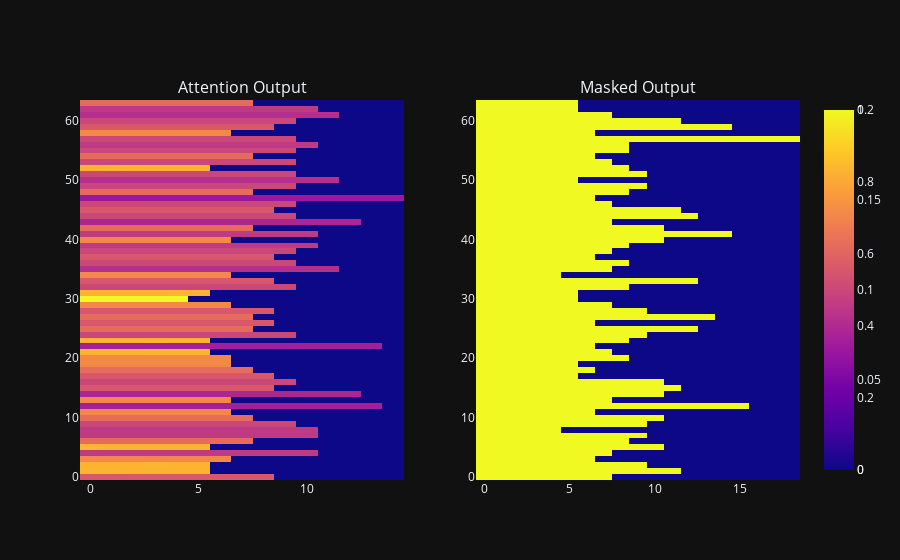

Notebook cell for this chart:
### Code cell
fig = make_subplots(cols=2,subplot_titles=["Attention Output","Masked Output"])
fig.add_trace(go.Heatmap(z=attention_layer.attention_scores[:,0,:]),row=1,col=1)
fig.add_trace(go.Heatmap(z=np.array((en_vec_out.to_tensor() != 0).numpy(),dtype=np.int32)),row=1,col=2)
fig.show()

### Figure 1 — Plotly figure (JSON) as saved in the notebook; plotly's stock layout.template omitted (floating-point values rounded to 4 significant figures; data arrays with more than 128 entries replaced by an {"elided": "..."} marker saying what was removed)
{"data": [{"type": "heatmap", "xaxis": "x", "yaxis": "y", "z": {"elided": "64x15 float values"}}, {"type": "heatmap", "xaxis": "x2", "yaxis": "y2", "z": {"elided": "64x19 int values"}}], "layout": {"annotations": [{"font": {"size": 16}, "showarrow": false, "text": "Attention Output", "x": 0.225, "xanchor": "center", "xref": "paper", "y": 1, "yanchor": "bottom", "yref": "paper"}, {"font": {"size": 16}, "showarrow": false, "text": "Masked Output", "x": 0.775, "xanchor": "center", "xref": "paper", "y": 1, "yanchor": "bottom", "yref": "paper"}], "xaxis": {"anchor": "y", "domain": [0, 0.45]}, "xaxis2": {"anchor": "y2", "domain": [0.55, 1]}, "yaxis": {"anchor": "x", "domain": [0, 1]}, "yaxis2": {"anchor": "x2", "domain": [0, 1]}}}
